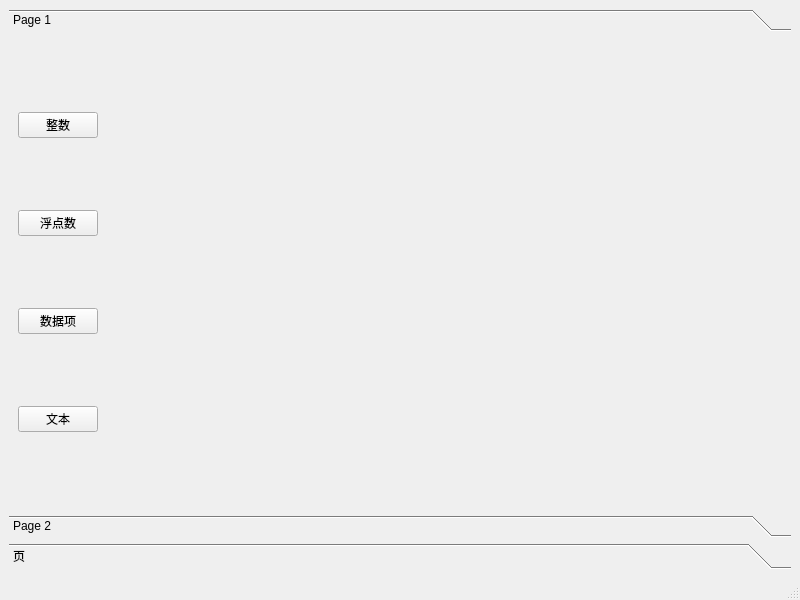
<?xml version="1.0" encoding="UTF-8"?>
<ui version="4.0">
 <class>MainWindow</class>
 <widget class="QMainWindow" name="MainWindow">
  <property name="geometry">
   <rect>
    <x>0</x>
    <y>0</y>
    <width>800</width>
    <height>600</height>
   </rect>
  </property>
  <property name="windowTitle">
   <string>MainWindow</string>
  </property>
  <widget class="QWidget" name="centralwidget">
   <layout class="QHBoxLayout" name="horizontalLayout">
    <item>
     <widget class="QToolBox" name="toolBox">
      <property name="currentIndex">
       <number>0</number>
      </property>
      <widget class="QWidget" name="page">
       <property name="geometry">
        <rect>
         <x>0</x>
         <y>0</y>
         <width>778</width>
         <height>424</height>
        </rect>
       </property>
       <attribute name="label">
        <string>Page 1</string>
       </attribute>
       <layout class="QHBoxLayout" name="horizontalLayout_2">
        <item>
         <layout class="QVBoxLayout" name="verticalLayout">
          <item>
           <widget class="QPushButton" name="pushButton">
            <property name="text">
             <string>整数</string>
            </property>
           </widget>
          </item>
          <item>
           <widget class="QPushButton" name="pushButton_2">
            <property name="text">
             <string>浮点数</string>
            </property>
           </widget>
          </item>
          <item>
           <widget class="QPushButton" name="pushButton_3">
            <property name="text">
             <string>数据项</string>
            </property>
           </widget>
          </item>
          <item>
           <widget class="QPushButton" name="pushButton_4">
            <property name="text">
             <string>文本</string>
            </property>
           </widget>
          </item>
         </layout>
        </item>
        <item>
         <spacer name="horizontalSpacer">
          <property name="orientation">
           <enum>Qt::Horizontal</enum>
          </property>
          <property name="sizeHint" stdset="0">
           <size>
            <width>664</width>
            <height>20</height>
           </size>
          </property>
         </spacer>
        </item>
       </layout>
      </widget>
      <widget class="QWidget" name="page_2">
       <property name="geometry">
        <rect>
         <x>0</x>
         <y>0</y>
         <width>778</width>
         <height>424</height>
        </rect>
       </property>
       <attribute name="label">
        <string>Page 2</string>
       </attribute>
      </widget>
      <widget class="QWidget" name="page_3">
       <attribute name="label">
        <string>页</string>
       </attribute>
      </widget>
     </widget>
    </item>
   </layout>
  </widget>
  <widget class="QMenuBar" name="menubar">
   <property name="geometry">
    <rect>
     <x>0</x>
     <y>0</y>
     <width>800</width>
     <height>25</height>
    </rect>
   </property>
  </widget>
  <widget class="QStatusBar" name="statusbar"/>
 </widget>
 <resources/>
 <connections/>
</ui>
